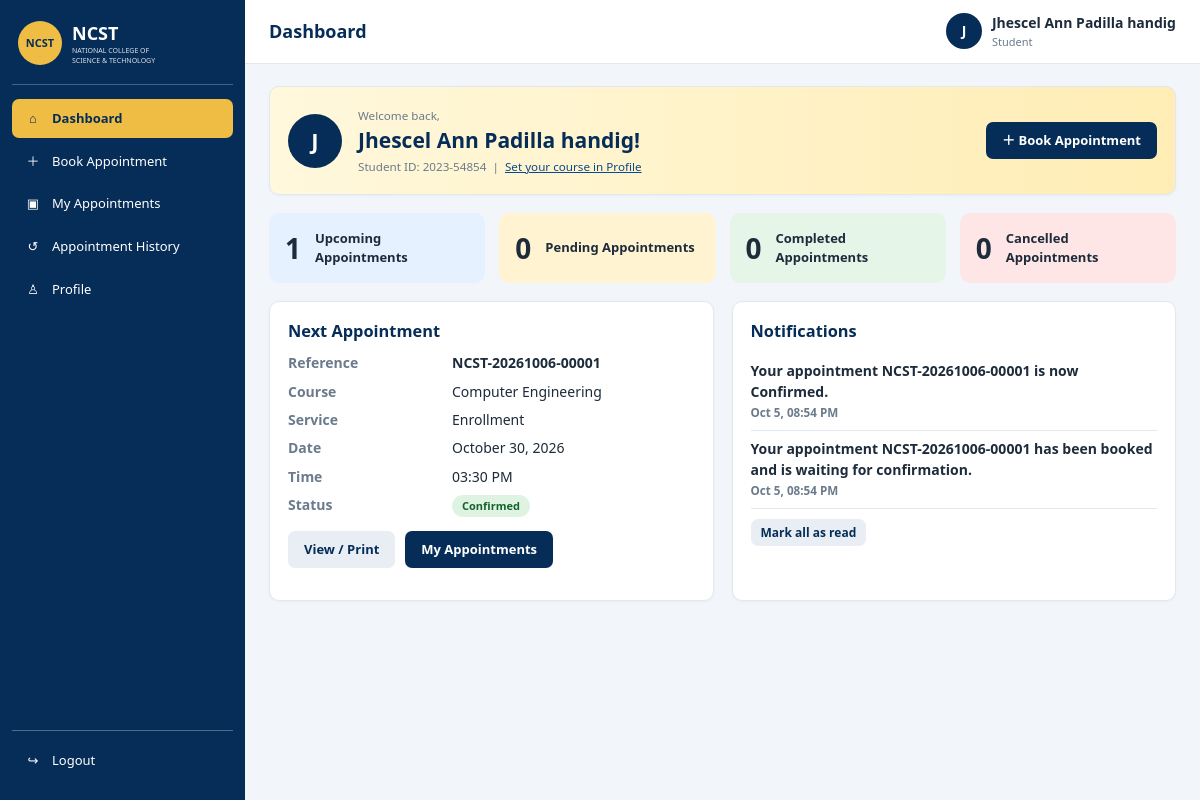
The app's page /homepage.php (signed in) with its own data.
### tables this page shows
CREATE TABLE `appointments` (
  `id` int(11) NOT NULL,
  `reference_no` varchar(30) NOT NULL,
  `user_id` int(11) NOT NULL,
  `course_id` int(11) NOT NULL,
  `service_id` int(11) NOT NULL,
  `slot_id` int(11) NOT NULL,
  `appointment_date` date NOT NULL,
  `appointment_time` time NOT NULL,
  `notes` varchar(500) DEFAULT NULL,
  `status` enum('pending','confirmed','completed','cancelled','no_show') NOT NULL DEFAULT 'pending',
  `cancel_reason` varchar(255) DEFAULT NULL,
  `created_at` timestamp NOT NULL DEFAULT current_timestamp(),
  `updated_at` timestamp NOT NULL DEFAULT current_timestamp() ON UPDATE current_timestamp()
);

CREATE TABLE `courses` (
  `id` int(11) NOT NULL,
  `code` varchar(20) NOT NULL,
  `name` varchar(100) NOT NULL,
  `description` varchar(255) DEFAULT NULL,
  `is_active` tinyint(1) NOT NULL DEFAULT 1,
  `created_at` timestamp NOT NULL DEFAULT current_timestamp()
);

CREATE TABLE `services` (
  `id` int(11) NOT NULL,
  `course_id` int(11) DEFAULT NULL,
  `name` varchar(100) NOT NULL,
  `description` varchar(255) DEFAULT NULL,
  `is_active` tinyint(1) NOT NULL DEFAULT 1,
  `created_at` timestamp NOT NULL DEFAULT current_timestamp()
);

CREATE TABLE `notifications` (
  `id` int(11) NOT NULL,
  `user_id` int(11) NOT NULL,
  `message` varchar(255) NOT NULL,
  `is_read` tinyint(1) NOT NULL DEFAULT 0,
  `created_at` timestamp NOT NULL DEFAULT current_timestamp()
);

### auth.php (called while the page is built, shortened)
<?php
function e($value): string
{
    return htmlspecialchars((string)$value, ENT_QUOTES, 'UTF-8');
}

### homepage.php (the view, shortened to what this page needs)
<?php
require_once __DIR__ . "/layout.php";
$uid = (int)$_SESSION['user_id'];
$today = date('Y-m-d');
$st = db_row($conn, "SELECT
    SUM(status IN ('pending','confirmed') AND appointment_date >= ?) upcoming,
    SUM(status = 'pending') pending, SUM(status = 'completed') completed, SUM(status = 'cancelled') cancelled
    FROM appointments WHERE user_id = ?", 'si', [$today, $uid]);
$next = db_row($conn, appt_select_sql() . " WHERE a.user_id = ? AND a.status IN ('pending','confirmed') AND a.appointment_date >= ?
    ORDER BY a.appointment_date, a.appointment_time LIMIT 1", 'is', [$uid, $today]);
$course = db_val($conn, "SELECT c.name FROM users u LEFT JOIN courses c ON c.id = u.course_id WHERE u.id = ?", 'i', [$uid]);
$notifs = db_rows($conn, "SELECT * FROM notifications WHERE user_id = ? ORDER BY id DESC LIMIT 6", 'i', [$uid]);
?>
<div class="card welcome">
    <div class="avatar"><?php echo e(mb_strtoupper(mb_substr($_SESSION['full_name'], 0, 1))); ?></div>
    <div>
        <small>Welcome back,</small>
        <h2 style="color:#062d58"><?php echo e($_SESSION['full_name']); ?>!</h2>
        <small>Student ID: <?php echo e($_SESSION['studentID']); ?><?php echo $course ? ' &nbsp;|&nbsp; ' . e($course) : ' &nbsp;|&nbsp; <a href="profile.php">Set your course in Profile</a>'; ?></small>
    </div>
    <div style="margin-left:auto"><a class="btn btn-primary" href="book_appointment.php">＋ Book Appointment</a></div>
</div>
<div class="stats">
    <div class="stat s-blue"><b><?php echo (int)$st['upcoming']; ?></b><span>Upcoming Appointments</span></div>
    <div class="stat s-yellow"><b><?php echo (int)$st['pending']; ?></b><span>Pending Appointments</span></div>
    <div class="stat s-green"><b><?php echo (int)$st['completed']; ?></b><span>Completed Appointments</span></div>
    <div class="stat s-red"><b><?php echo (int)$st['cancelled']; ?></b><span>Cancelled Appointments</span></div>
</div>
<div class="two-col">
    <div class="card">
        <h3>Next Appointment</h3>
        <?php if ($next): ?>
            <dl class="dl">
                <dt>Reference</dt><dd><strong><?php echo e($next['reference_no']); ?></strong></dd>
                <dt>Course</dt><dd><?php echo e($next['course_name']); ?></dd>
                <dt>Service</dt><dd><?php echo e($next['service_name']); ?></dd>
                <dt>Date</dt><dd><?php echo e(fmt_date($next['appointment_date'])); ?></dd>
                <dt>Time</dt><dd><?php echo e(fmt_time($next['appointment_time'])); ?></dd>
                <dt>Status</dt><dd><?php echo badge($next['status']); ?></dd>
            </dl>
            <div class="toolbar" style="margin-top:14px">
                <a class="btn btn-light" href="appointment_view.php?ref=<?php echo urlencode($next['reference_no']); ?>">View / Print</a>
                <a class="btn btn-primary" href="my_appointments.php">My Appointments</a>
            </div>
        <?php else: ?>
            <div class="empty">You have no upcoming appointments.<br><br><a class="btn btn-primary" href="book_appointment.php">Book one now</a></div>
        <?php endif; ?>
    </div>
    <div class="card">
        <h3>Notifications</h3>
        <?php foreach ($notifs as $n): ?>
            <div class="notif <?php echo $n['is_read'] ? '' : 'new'; ?>"><?php echo e($n['message']); ?><br><small><?php echo e(date('M j, h:i A', strtotime($n['created_at']))); ?></small></div>
        <?php endforeach; ?>
        <?php if ($notifs): ?>
            <form method="post" style="margin-top:10px"><?php echo csrf_field(); ?><input type="hidden" name="action" value="mark_read"><button class="btn btn-sm btn-light">Mark all as read</button></form>
        <?php endif; ?>
    </div>
</div>

### lib.php (shortened to what this page needs)
<?php
require_once __DIR__ . "/auth.php";
function db_exec(mysqli $c, string $sql, string $types = '', array $p = []): mysqli_stmt
{
    $st = $c->prepare($sql);
    if ($types !== '') {
        $st->bind_param($types, ...$p);
    }
    $st->execute();
    return $st;
}
function db_rows(mysqli $c, string $sql, string $types = '', array $p = []): array
{
    $st = db_exec($c, $sql, $types, $p);
    $r = $st->get_result();
    $out = $r ? $r->fetch_all(MYSQLI_ASSOC) : [];
    return $out;
}
function db_row(mysqli $c, string $sql, string $types = '', array $p = []): ?array
{
    $r = db_rows($c, $sql, $types, $p);
    return $r[0] ?? null;
}
function db_val(mysqli $c, string $sql, string $types = '', array $p = [])
{
    $r = db_row($c, $sql, $types, $p);
    return $r ? array_values($r)[0] : null;
}
function badge(string $s): string
{
    return '<span class="badge badge-' . e($s) . '">' . e(STATUS_LABELS[$s] ?? $s) . '</span>';
}
function fmt_date(string $d): string { return date('F j, Y', strtotime($d)); }
function fmt_time(string $t): string { return date('h:i A', strtotime($t)); }

### app.css (style rules this page uses)
:root { --navy:#062d58;--navy2:#0b4a8a;--gold:#efbd43;--bg:#f2f5fa;--text:#1d2b3b;--muted:#6b7a8c;--line:#e2e8f0;--ok:#1e8e3e;--warn:#b7791f;--bad:#c53030;--card:#fff;--radius:10px }
* { box-sizing:border-box;margin:0;padding:0 }
body { font-family:'Segoe UI',Tahoma,Arial,sans-serif;background:var(--bg);color:var(--text);font-size:14px;line-height:1.45 }
a { color:var(--navy2) }
h3 { margin-bottom:10px;color:var(--navy) }
.muted,small { color:var(--muted) }
.avatar { width:36px;height:36px;border-radius:50%;background:var(--navy);color:#fff;display:flex;align-items:center;justify-content:center;font-weight:700 }
.card { background:var(--card);border:1px solid var(--line);border-radius:var(--radius);padding:18px;margin-bottom:18px;box-shadow:0 1px 3px rgba(0,0,0,.04) }
.welcome { background:linear-gradient(90deg,#fff8dc,#ffedb5);display:flex;gap:16px;align-items:center }
.welcome .avatar { width:54px;height:54px;font-size:22px }
.stats { display:grid;grid-template-columns:repeat(auto-fit,minmax(180px,1fr));gap:14px;margin-bottom:18px }
.stat { border-radius:var(--radius);padding:16px;display:flex;gap:14px;align-items:center }
.stat b { font-size:28px;line-height:1 }
.stat span { font-size:13px;font-weight:600 }
.s-blue { background:#e6f1ff }
.s-green { background:#e5f6e8 }
.s-yellow { background:#fff3d1 }
.s-red { background:#ffe6e6 }
.btn { display:inline-block;border:0;border-radius:7px;padding:9px 16px;font-size:13px;font-weight:600;cursor:pointer;text-decoration:none;font-family:inherit }
.btn-primary { background:var(--navy);color:#fff }
.btn-light { background:#e9eef5;color:var(--navy) }
.btn-sm { padding:5px 10px;font-size:12px }
.toolbar { display:flex;gap:10px;flex-wrap:wrap;margin-bottom:14px }
.badge { display:inline-block;padding:3px 10px;border-radius:20px;font-size:11px;font-weight:700;white-space:nowrap }
.badge-confirmed { background:#dff3e3;color:#14632d }
.two-col { display:grid;grid-template-columns:1fr 1fr;gap:18px }
.dl { display:grid;grid-template-columns:150px 1fr;gap:8px 14px }
.dl dt { color:var(--muted);font-weight:600 }
.notif { padding:8px 0;border-bottom:1px solid var(--line) }
.notif.new { font-weight:600 }

### records on screen
appointments: reference_no "NCST-20261006-00001", course.name "Computer Engineering", service.name "Enrollment", appointment_date "October 30, 2026", appointment_time "03:30 PM", status "Confirmed"
notifications: message "Your appointment NCST-20261006-00001 is now Confirmed.", created_at "Oct 5, 08:54 PM"
notifications: message "Your appointment NCST-20261006-00001 has been booked and is waiting for confirmation.", created_at "Oct 5, 08:54 PM"

### other values on screen
$icon "⌂"
$label "Dashboard"
$icon "＋"
$label "Book Appointment"
$icon "▣"
$label "My Appointments"
$icon "↺"
$label "Appointment History"
$icon "♙"
$label "Profile"
$title "Dashboard"
mb_strtoupper(mb_substr($_SESSION['full_name'], 0, 1)) "J"
$_SESSION['full_name'] "Jhescel Ann Padilla handig"
$roleLabel "Student"
$_SESSION['studentID'] "2023-54854"
